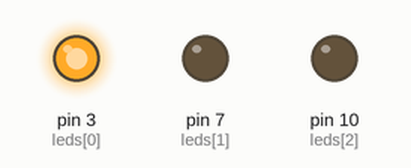
Bench run of a sketch on a simulated Arduino Uno, built with avr-gcc and run on an emulated ATmega328P. On the bench: output pins drawn as LEDs (lit = HIGH).

Above: at 0.5 s.
At 2.5 s:
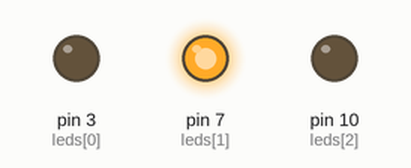
At 4.5 s:
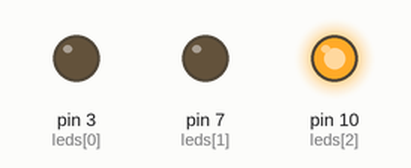
At 5.5 s:
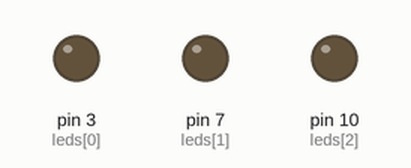
Timing chart, 0 to 7.8 s (numbered marks = the images above):
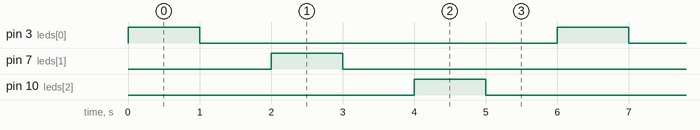

Measured:
- by itself, pin 3 (leds[0]), pin 7 (leds[1]), pin 10 (leds[2]): alternates HIGH for 1.0 s and LOW for 5.0 s
- by itself, everything shown: repeats every 6.0 s, in 6 steps

The sketch:

a1_blink.ino
```cpp
// declaring an array of LED pin numbers
int leds[] = {3, 7, 10};
// storing the total number of LEDs as a variable
int total = 3;

// runs once when the Arduino is powered or reset and initializes the LED pins as outputs
void setup() {
  // looping through each LED pin
  for (int i = 0; i < total; i++) {
    // setting each LED pin as an OUTPUT
    pinMode(leds[i], OUTPUT);
  }
}

// repeatedly cycles through each LED, blinking them in sequence with 1000 ms delays
void loop() {
  // loop through each LED in the array
  for (int i = 0; i < total; i++) {
    // turning the current LED (leds[i]) on by setting pin to HIGH voltage
    digitalWrite(leds[i], HIGH);
    // wait 1000ms while the LED stays on
    delay(1000);
    // turning the current LED (leds[i]) off by setting pin to LOW voltage
    digitalWrite(leds[i], LOW);
    // wait 1000ms while the LED stays off
    delay(1000);
  }
}
```
